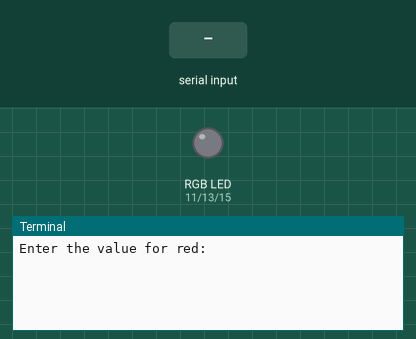
Simulated run of this program. Board: Raspberry Pi (header pin numbers). Shown: an RGB LED mixed from three pins (HIGH = lit), the last lines printed to the terminal. The test bench sets the inputs (shaded band).

Above: at 1.2 s.
1.3 s: "1" typed at the terminal, then Enter
At 1.9 s:
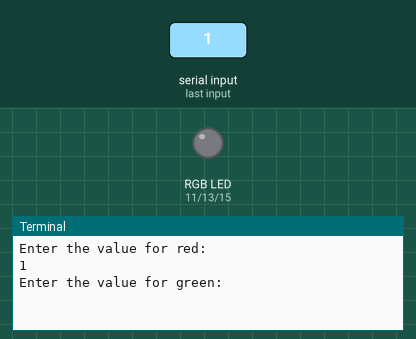
2.8 s: "0" typed at the terminal, then Enter
At 4.2 s:
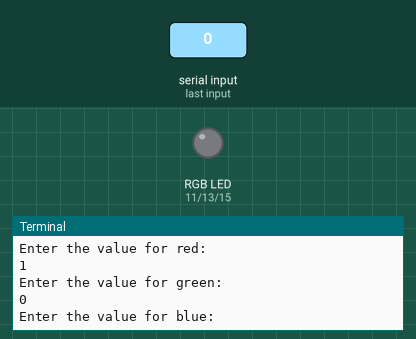

The program:

RGB_PWM.py
```python
import RPi.GPIO as GPIO
from time import sleep

GPIO.setwarnings(False)
GPIO.setmode(GPIO.BOARD)
r = 11
g = 13
b = 15
GPIO.setup(r, GPIO.OUT)
GPIO.setup(g, GPIO.OUT)
GPIO.setup(b, GPIO.OUT)
red = GPIO.PWM(r, 100)
green = GPIO.PWM(g, 100)
blue = GPIO.PWM(b, 100)

# displays a color based on values written
try:
    while True:
        R = input("Enter the value for red: ")
        G = input("Enter the value for green: ")
        B = input("Enter the value for blue: ")
        red.ChangeDutyCycle(R)
        green.ChangeDutyCycle(G)
        blue.ChangeDutyCycle(B)
        sleep(5)

except KeyboardInterrupt:
    GPIO.cleanup()
```

Measured:
- after the input at 1.3 s, the terminal: prints a new line at once (image 1)
- after the input at 2.8 s, the terminal: prints a new line at once (image 2)
